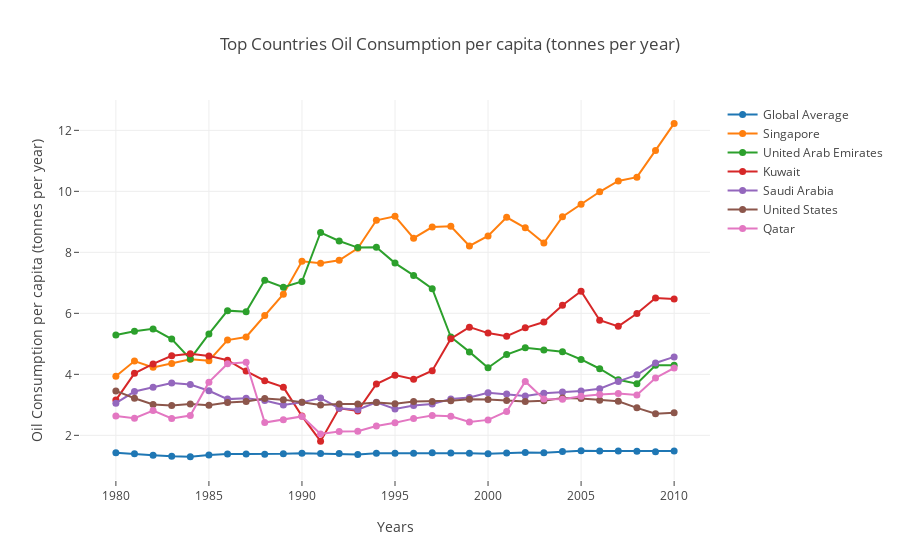

Notebook cell for this chart:
### Code cell
explore_df(df['oil_consumption_per_capita'])
